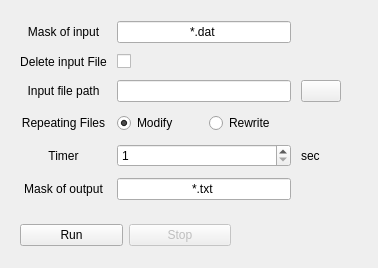
<?xml version="1.0" encoding="UTF-8"?>
<ui version="4.0">
 <class>FileModifier</class>
 <widget class="QWidget" name="FileModifier">
  <property name="geometry">
   <rect>
    <x>0</x>
    <y>0</y>
    <width>378</width>
    <height>268</height>
   </rect>
  </property>
  <property name="windowTitle">
   <string>FileModifier</string>
  </property>
  <widget class="QWidget" name="gridLayoutWidget">
   <property name="geometry">
    <rect>
     <x>20</x>
     <y>20</y>
     <width>321</width>
     <height>181</height>
    </rect>
   </property>
   <layout class="QGridLayout" name="layoutSettings" rowstretch="0,0,0,0,0,0">
    <property name="sizeConstraint">
     <enum>QLayout::SetDefaultConstraint</enum>
    </property>
    <property name="spacing">
     <number>10</number>
    </property>
    <item row="1" column="4">
     <widget class="QLabel" name="lbDeleteInputFile">
      <property name="text">
       <string>Delete input File</string>
      </property>
      <property name="alignment">
       <set>Qt::AlignCenter</set>
      </property>
     </widget>
    </item>
    <item row="4" column="4">
     <widget class="QLabel" name="lbTimer">
      <property name="text">
       <string>Timer</string>
      </property>
      <property name="alignment">
       <set>Qt::AlignCenter</set>
      </property>
     </widget>
    </item>
    <item row="2" column="4">
     <widget class="QLabel" name="lbInpuFilePath">
      <property name="text">
       <string>Input file path</string>
      </property>
      <property name="alignment">
       <set>Qt::AlignCenter</set>
      </property>
     </widget>
    </item>
    <item row="1" column="5">
     <widget class="QCheckBox" name="chckBDeleteInputFile">
      <property name="text">
       <string/>
      </property>
     </widget>
    </item>
    <item row="3" column="4">
     <widget class="QLabel" name="lbRepeatingFile">
      <property name="text">
       <string>Repeating Files</string>
      </property>
      <property name="alignment">
       <set>Qt::AlignCenter</set>
      </property>
     </widget>
    </item>
    <item row="0" column="4">
     <widget class="QLabel" name="lbMaskOfInput">
      <property name="text">
       <string>Mask of input</string>
      </property>
      <property name="alignment">
       <set>Qt::AlignCenter</set>
      </property>
     </widget>
    </item>
    <item row="2" column="5">
     <widget class="QLineEdit" name="lEinputPath">
      <property name="text">
       <string/>
      </property>
      <property name="alignment">
       <set>Qt::AlignCenter</set>
      </property>
     </widget>
    </item>
    <item row="5" column="4">
     <widget class="QLabel" name="lbMaskOfOutput">
      <property name="text">
       <string>Mask of output</string>
      </property>
      <property name="alignment">
       <set>Qt::AlignCenter</set>
      </property>
     </widget>
    </item>
    <item row="2" column="6">
     <widget class="QPushButton" name="pbtnBrowseInputPath">
      <property name="text">
       <string/>
      </property>
      <property name="icon">
       <iconset resource="Icons.qrc">
        <normaloff>:/icons/Icons/folderBrowserIcon.png</normaloff>:/icons/Icons/folderBrowserIcon.png</iconset>
      </property>
     </widget>
    </item>
    <item row="3" column="5">
     <layout class="QHBoxLayout" name="layoutRepearingFiles">
      <item>
       <widget class="QRadioButton" name="rBtnModify">
        <property name="text">
         <string>Modify</string>
        </property>
        <property name="checked">
         <bool>true</bool>
        </property>
       </widget>
      </item>
      <item>
       <widget class="QRadioButton" name="rBtnRewrite">
        <property name="text">
         <string>Rewrite</string>
        </property>
        <property name="checked">
         <bool>false</bool>
        </property>
       </widget>
      </item>
     </layout>
    </item>
    <item row="4" column="5">
     <widget class="QSpinBox" name="sBTimerDelay">
      <property name="minimum">
       <number>1</number>
      </property>
     </widget>
    </item>
    <item row="4" column="6">
     <widget class="QLabel" name="lbTimerQuantity">
      <property name="text">
       <string>sec</string>
      </property>
     </widget>
    </item>
    <item row="5" column="5">
     <widget class="QLineEdit" name="lEMaskOutput">
      <property name="text">
       <string>*.txt</string>
      </property>
      <property name="alignment">
       <set>Qt::AlignCenter</set>
      </property>
     </widget>
    </item>
    <item row="0" column="5">
     <widget class="QLineEdit" name="lEMaskInput">
      <property name="text">
       <string>*.dat</string>
      </property>
      <property name="alignment">
       <set>Qt::AlignCenter</set>
      </property>
     </widget>
    </item>
   </layout>
  </widget>
  <widget class="QWidget" name="horizontalLayoutWidget_2">
   <property name="geometry">
    <rect>
     <x>20</x>
     <y>210</y>
     <width>211</width>
     <height>51</height>
    </rect>
   </property>
   <layout class="QHBoxLayout" name="horizontalLayout">
    <item>
     <widget class="QPushButton" name="pbtnRun">
      <property name="text">
       <string>Run</string>
      </property>
     </widget>
    </item>
    <item>
     <widget class="QPushButton" name="pbtnStop">
      <property name="enabled">
       <bool>false</bool>
      </property>
      <property name="text">
       <string>Stop</string>
      </property>
      <property name="checkable">
       <bool>false</bool>
      </property>
     </widget>
    </item>
   </layout>
  </widget>
 </widget>
 <resources>
  <include location="Icons.qrc"/>
 </resources>
 <connections/>
</ui>
